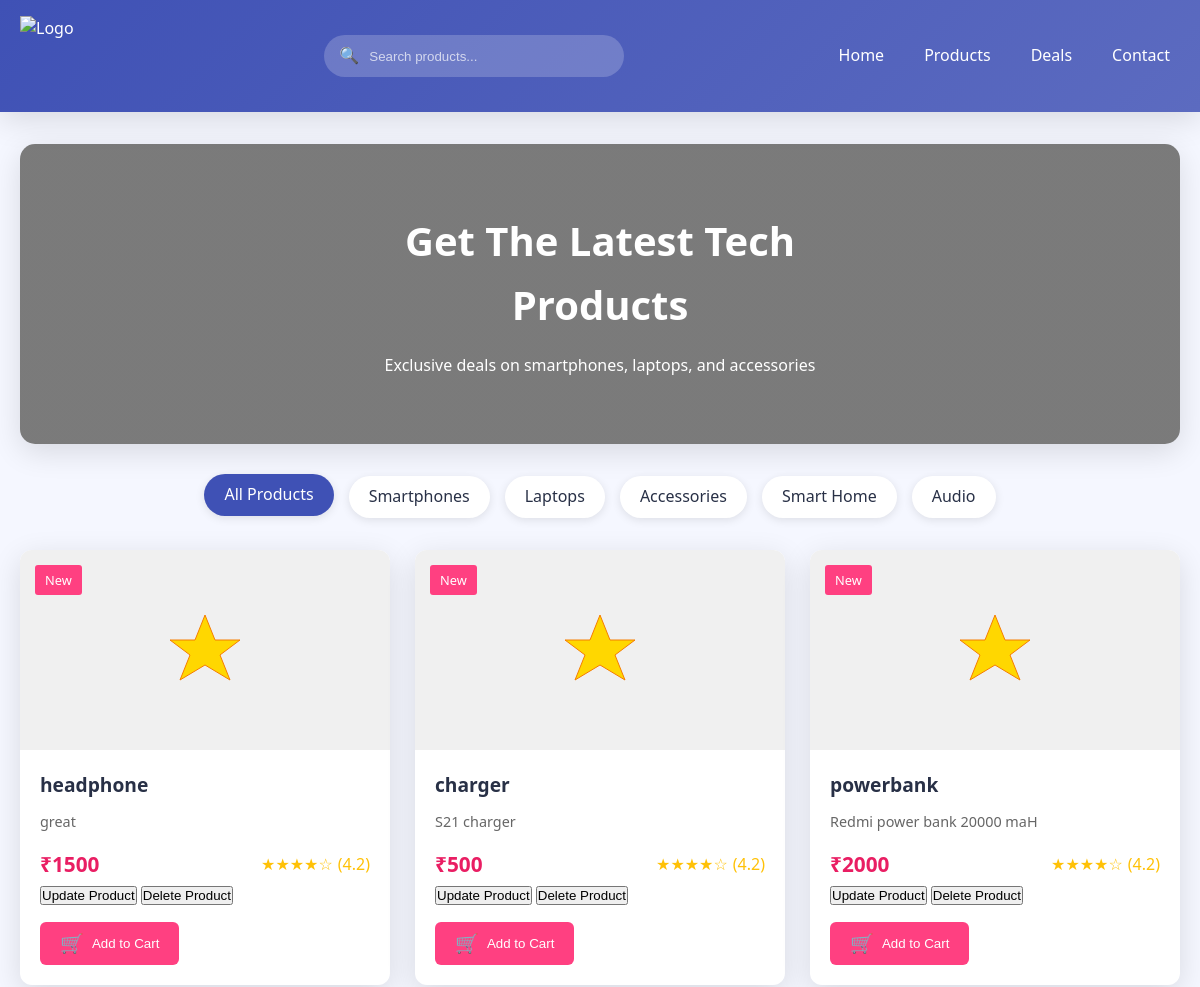
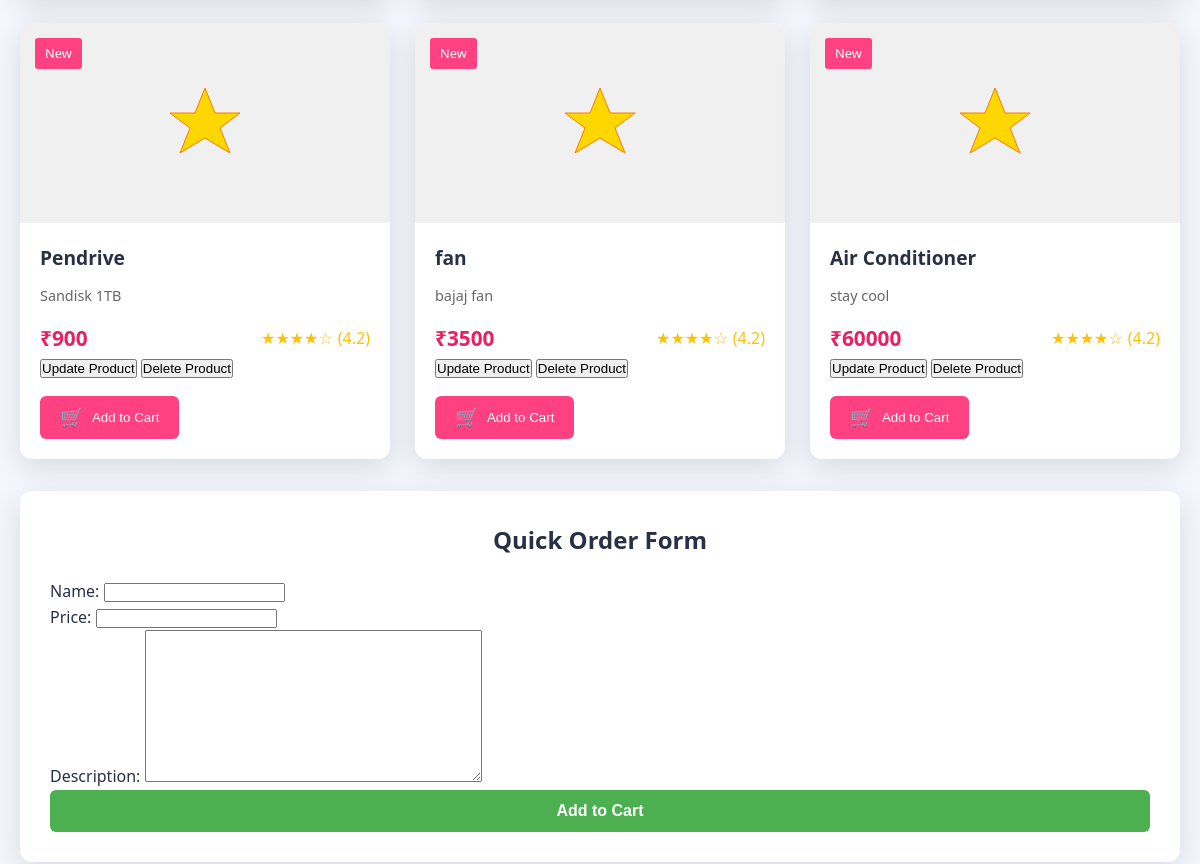
/electronics/product/ (upper part), run on an earlier commit of the app's database (2 pictures, top to bottom).
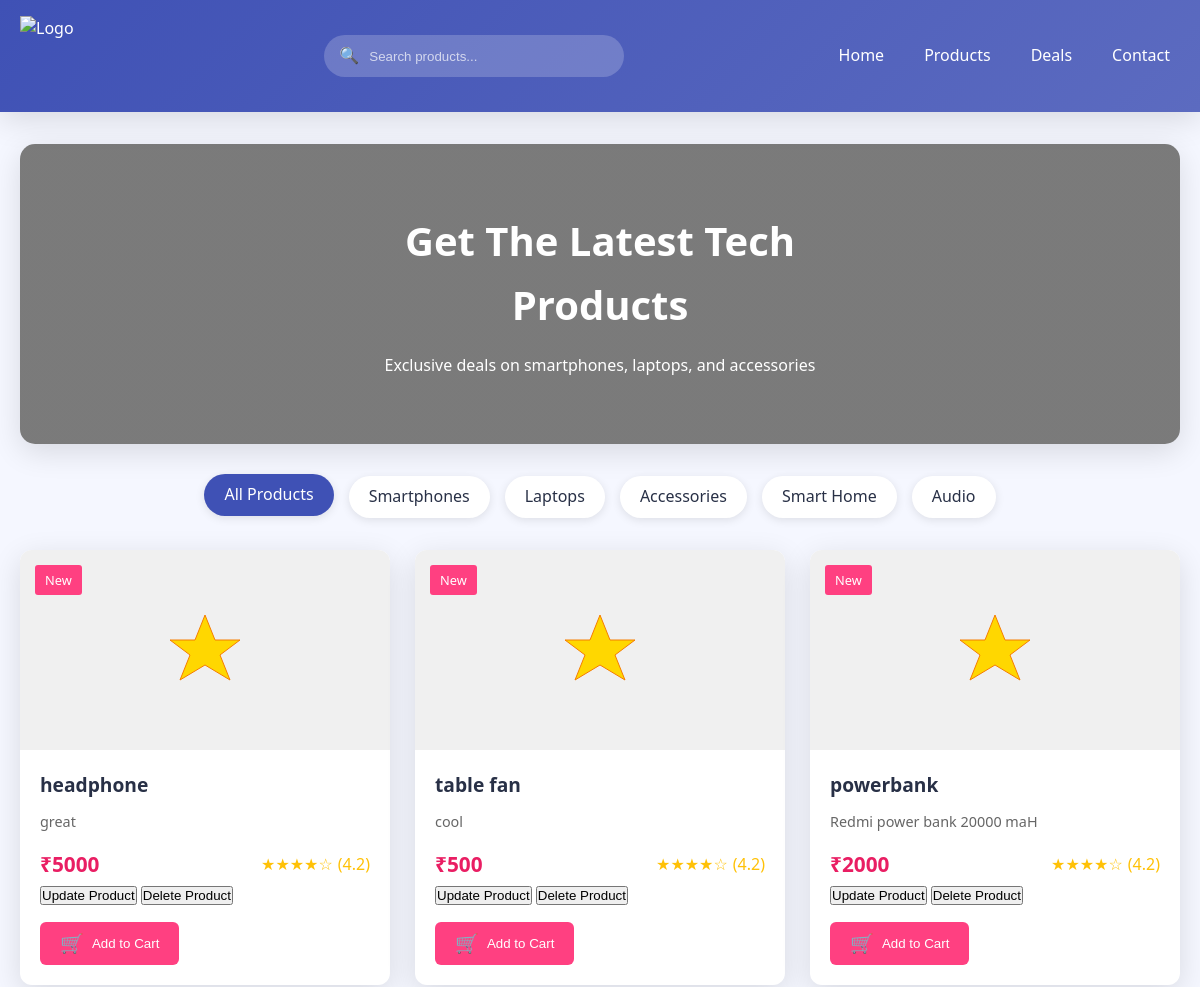
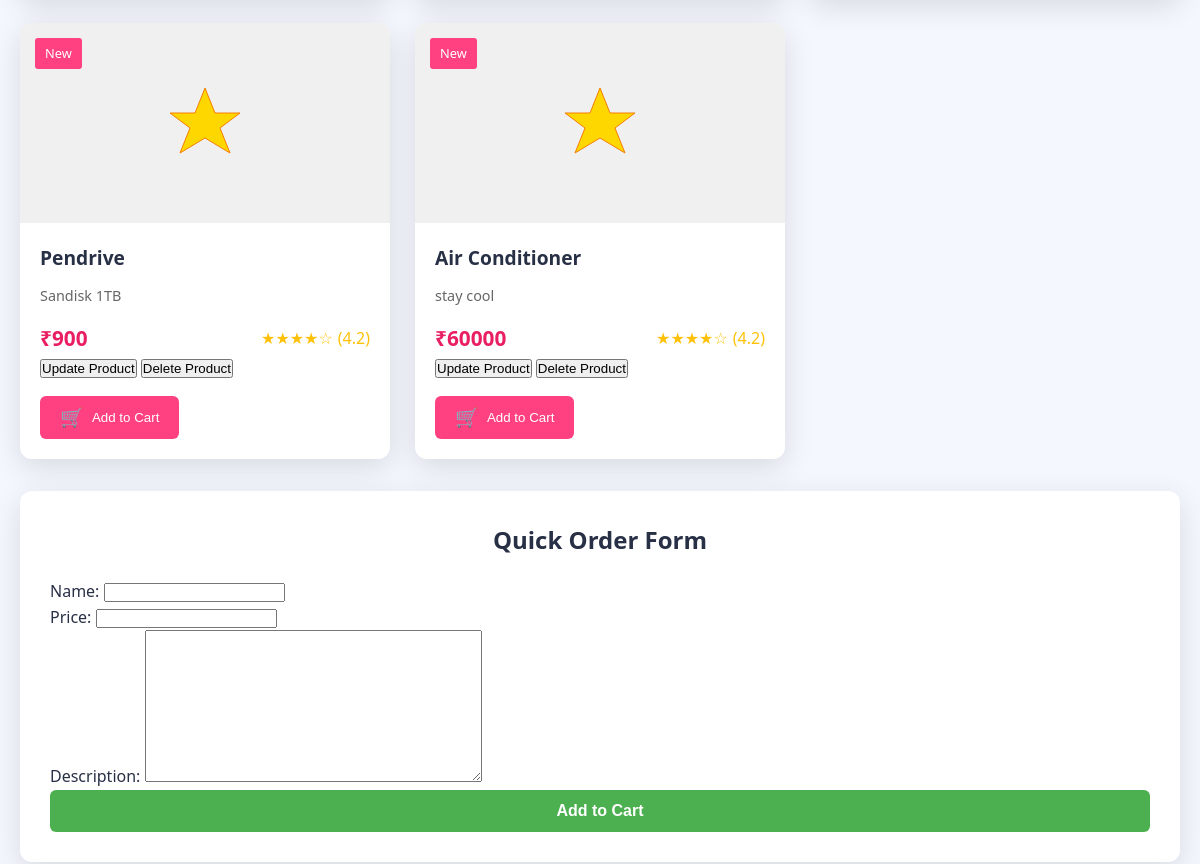
And on a later commit of the database (2 pictures, top to bottom).
### electronics/models.py (models this page shows, shortened)
class Product (models.Model):
    name = models.CharField(max_length=100)
    price= models.IntegerField()
    description=models.TextField()

### electronics/views.py (the view)
# urls.py: path('product/',views.product_detail,name='product_detail'),
def product_detail(request):
    prod = Product.objects.all()
    form=ProductForm()
    if request.method == "POST":
        form = ProductForm(request.POST)
        if form.is_valid():
            form.save()
            form = ProductForm()
    return render(request,'electronics/product_detail.html',{"prod":prod,'form':form})

### electronics/forms.py
class ProductForm(forms.ModelForm):
    class Meta:
        model = Product
        fields = ['id','name', 'price','description']

### electronics/templates/electronics/product_detail.html (shortened to what this page needs)
<!DOCTYPE html>
<html lang="en">
<head>
</head>
<body>
    <header>
        <div class="header-container">
            <div class="logo">
                <img src="https://encrypted-tbn0.gstatic.com/images?q=tbn:ANd9GcSFwFv9Ct9xfWMSUuSyaNb3SAbt2_FZ6SDx2JalJ5iT6HzcMcokxKLPlSOYx--9XrKABmU&usqp=CAU" alt="Logo" width="100" height="80">
            </div>
            <div class="search-bar">
                <span class="search-icon">🔍</span>
                <input type="text" placeholder="Search products...">
            </div>
            <nav>
                <ul>
                    <li><a href="#">Home</a></li>
                    <li><a href="#">Products</a></li>
                    <li><a href="#">Deals</a></li>
                    <li><a href="#">Contact</a></li>
                </ul>
            </nav>
        </div>
    </header>
    <div class="main-container">
        <div class="hero">
            <div class="hero-content">
                <h2>Get The Latest Tech Products</h2>
                <p>Exclusive deals on smartphones, laptops, and accessories</p>
            </div>
        </div>
        <div class="categories">
            <div class="category-pill active">All Products</div>
            <div class="category-pill">Smartphones</div>
            <div class="category-pill">Laptops</div>
            <div class="category-pill">Accessories</div>
            <div class="category-pill">Smart Home</div>
            <div class="category-pill">Audio</div>
        </div>
        <section class="product-list">
            {% for pro in prod %}
            <div class="product-card">
                <div class="product-image">
                    <svg height="80" width="80">
                        <polygon points="40,5 50,30 75,30 55,45 65,70 40,55 15,70 25,45 5,30 30,30" fill="gold" stroke="#f57c00" stroke-width="1"/>
                    </svg>
                </div>
                <span class="product-badge">New</span>
                <div class="product-details">
                    <h2 class="product-title">{{pro.name}}</h2>
                    <p class="product-specs">{{pro.description}}</p>
                    <div class="product-bottom">
                        <p class="price">₹{{pro.price}}</p>
                        <div class="rating">
                            ★★★★☆ <span>(4.2)</span>
                        </div>
                    </div>
                    <a href = "{% url 'update_product' pro.id %}"><button style ="color : Green, bg-color: Red">Update Product</button></a>
                    <a href = "{% url 'delete_product' pro.id %}"><button style "color : Red , bg-color: Green">Delete Product</button></a>
                    <button class="btn">
                        <span class="btn-icon">🛒</span>
                        Add to Cart
                    </button>
                </div>
            </div>
            {% endfor %}
        </section>
        <div class="form-container">
            <h3 class="form-title">Quick Order Form</h3>
            <form>
                {{form.as_p}}
                <button type="submit" class="submit-btn">Add to Cart</button>
            </form>
        </div>
    </div>
</body>
</html>

What changed in the data, as far as the page shows it:
removed Product: name "fan", description "bajaj fan", price "3500"
changed Product "headphone": price "1500" → "5000"
changed Product: name "charger" → "table fan"; description "S21 charger" → "cool"
